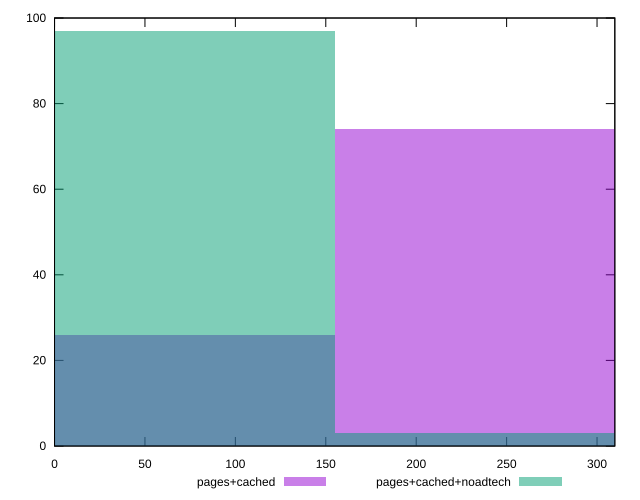

Generate this figure with gnuplot:
reset

$pagesCached <<EOF
310.01026840130385 74
0 26
EOF

$pagesCachedNoadtech <<EOF
0 97
310.01026840130385 3
EOF

set key outside below
set boxwidth 310.01026840130385
set xrange [0:309.836]
set yrange [0:100]
set trange [0:100]
set style fill transparent solid 0.5 noborder
set terminal svg size 640, 500 enhanced background rgb 'white'
set output "report_00023_2021-02-20T12:14:57.249Z/uses-rel-preconnect/comparison/histogram/1_vs_2.svg"

plot $pagesCached title "pages+cached" with boxes, \
     $pagesCachedNoadtech title "pages+cached+noadtech" with boxes

reset
